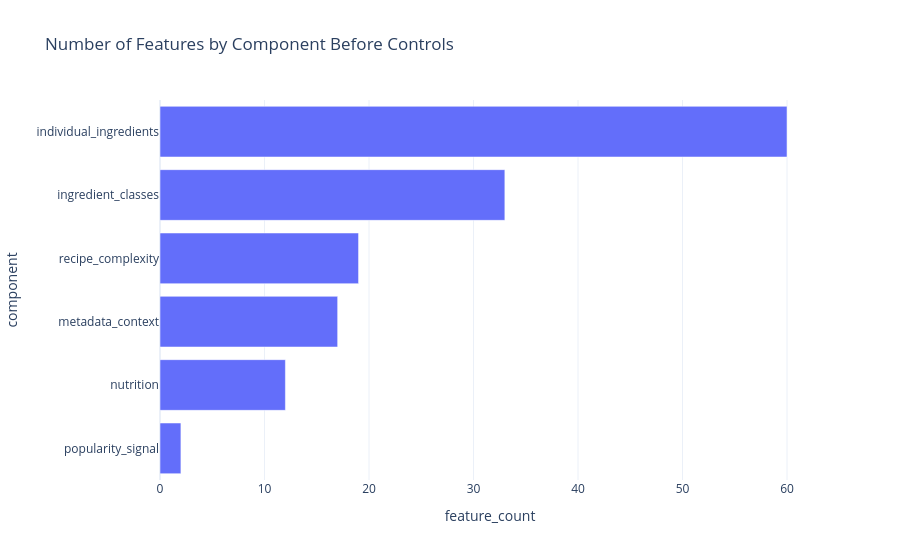

The cell this chart's notebook holds for it:
### Code cell
component_overview = (
    pd.DataFrame({"feature": features})
    .assign(component=lambda d: d["feature"].map(feature_component_map).fillna("other"))
    .groupby("component", as_index=False)
    .agg(feature_count=("feature", "count"))
    .sort_values("feature_count", ascending=False)
)

print("Feature components before data controls:")
display(component_overview)

print("\nInitial continuous features:")
print(continuous_features)

print("\nInitial binary features preview:")
print(binary_features[:40], "..." if len(binary_features) > 40 else "")

white_plot(
    px.bar(
        component_overview.sort_values("feature_count"),
        x="feature_count",
        y="component",
        orientation="h",
        title="Number of Features by Component Before Controls"
    )
)

### Figure 1 — Plotly figure (JSON) as saved in the notebook; plotly's stock layout.template omitted (floating-point values rounded to 4 significant figures)
{"data": [{"hovertemplate": "feature_count=%{x}<br>component=%{y}<extra></extra>", "legendgroup": "", "marker": {"color": "#636efa", "pattern": {"shape": ""}}, "name": "", "orientation": "h", "showlegend": false, "textposition": "auto", "type": "bar", "x": [2, 12, 17, 19, 33, 60], "xaxis": "x", "y": ["popularity_signal", "nutrition", "metadata_context", "recipe_complexity", "ingredient_classes", "individual_ingredients"], "yaxis": "y"}], "layout": {"barmode": "relative", "legend": {"tracegroupgap": 0}, "title": {"text": "Number of Features by Component Before Controls"}, "xaxis": {"anchor": "y", "domain": [0, 1], "title": {"text": "feature_count"}}, "yaxis": {"anchor": "x", "domain": [0, 1], "title": {"text": "component"}}}}
